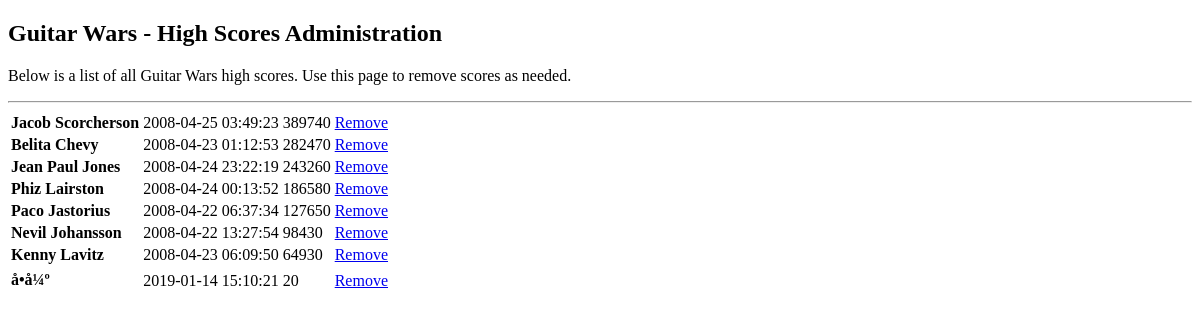
The app's page /admin.php with its own data.
### tables this page shows
CREATE TABLE `guitarwars` (
  `id` int(11) NOT NULL,
  `date` timestamp NULL DEFAULT CURRENT_TIMESTAMP,
  `name` varchar(32) DEFAULT NULL,
  `score` int(11) DEFAULT NULL,
  `screenshot` varchar(64) DEFAULT NULL
);

### admin.php (the view, shortened to what this page needs)
<!DOCTYPE html PUBLIC "-//W3C//DTD XHTML 1.0 Transitional//EN"
  "http://www.w3.org/TR/xhtml1/DTD/xhtml1-transitional.dtd">
<html xmlns="http://www.w3.org/1999/xhtml" xml:lang="en" lang="en">
<head>
  <link rel="stylesheet" type="text/css" href="style.css" />
</head>
<body>
  <h2>Guitar Wars - High Scores Administration</h2>
  <p>Below is a list of all Guitar Wars high scores. Use this page to remove scores as needed.</p>
  <hr />
<?php
  $dbc = mysqli_connect(DB_HOST, DB_USER, DB_PASSWORD, DB_NAME);
  $query = "SELECT * FROM guitarwars ORDER BY score DESC, date ASC";
  $data = mysqli_query($dbc, $query);
  echo '<table>';
  while ($row = mysqli_fetch_array($data)) {
    echo '<tr class="scorerow"><td><strong>' . $row['name'] . '</strong></td>';
    echo '<td>' . $row['date'] . '</td>';
    echo '<td>' . $row['score'] . '</td>';
    echo '<td><a href="removescore.php?id=' . $row['id'] . '&amp;date=' . $row['date'] .
      '&amp;name=' . $row['name'] . '&amp;score=' . $row['score'] .
      '&amp;screenshot=' . $row['screenshot'] . '">Remove</a></td></tr>';
  }
  echo '</table>';
?>
</body>
</html>

### records on screen
guitarwars: name "Jacob Scorcherson", date "2008-04-25 03:49:23", score "389740"
guitarwars: name "Belita Chevy", date "2008-04-23 01:12:53", score "282470"
guitarwars: name "Jean Paul Jones", date "2008-04-24 23:22:19", score "243260"
guitarwars: name "Phiz Lairston", date "2008-04-24 00:13:52", score "186580"
guitarwars: name "Paco Jastorius", date "2008-04-22 06:37:34", score "127650"
guitarwars: name "Nevil Johansson", date "2008-04-22 13:27:54", score "98430"
guitarwars: name "Kenny Lavitz", date "2008-04-23 06:09:50", score "64930"
guitarwars: name "å•å¼º", date "2019-01-14 15:10:21", score "20"
